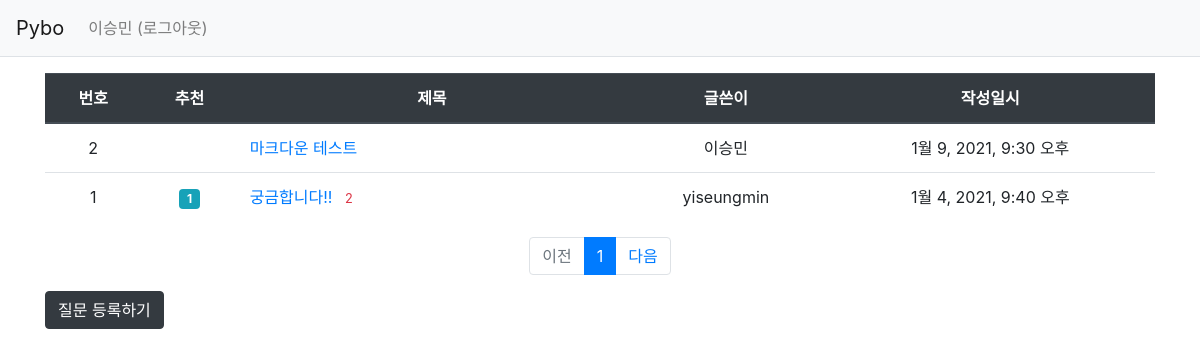
The page / (signed in) on the database its author committed.
### pybo/models.py (models this page shows, shortened)
class Question(models.Model) :
    subject = models.CharField(max_length=200)  #제목
    content = models.TextField()
    create_date = models.DateTimeField()
    author = models.ForeignKey(User, on_delete=models.CASCADE, related_name='author_question')
    modify_date = models.DateTimeField(null=True, blank=True)
    voter = models.ManyToManyField(User, related_name='voter_question')

### pybo/views/base_views.py (the view)
# urls.py: path('', base_views.index, name='index'),
def index(request) :
    page = request.GET.get('page','1') # 페이지
    question_list = Question.objects.order_by('-create_date')
    paginator = Paginator(question_list, 10) # 페이지당 10개씩 보여주기
    page_obj = paginator.get_page(page)
    context = {'question_list': page_obj}
    return render(request, 'pybo/question_list.html', context)

### pybo/templatetags/pybo_filter.py (called while the page is built)
@register.filter
def sub(value, arg) :
    return value - arg

### templates/pybo/question_list.html
{% extends 'base.html' %}
{% load pybo_filter %}
{% block content %}
    <div class="container my-3">
        <table class="table">
            <thead>
            <tr class="text-center thead-dark">
                <th>번호</th>
                <th>추천</th>
                <th style="width: 35%">제목</th>
                <th>글쓴이</th>
                <th>작성일시</th>
            </tr>
            </thead>
            <tbody>
            {%  if question_list %}
            {%  for question in question_list %}
                <tr class="text-center">
                    <td>{{ question_list.paginator.count|sub:question_list.start_index|sub:forloop.counter0|add:1 }}</td>
                    <td>
                        {% if question.voter.all.count > 0 %}
                        <span class="badge badge-info px-2 py-1">{{ question.voter.all.count }}</span>
                        {% endif %}
                    </td>
                    <td class="text-left">
                        <a href="{% url 'pybo:detail' question.id %}">{{ question.subject }}</a>
                        {% if question.answer_set.count > 0 %}
                            <span class="text-danger small ml-2">{{ question.answer_set.count }}</span>
                        {% endif %}
                    </td>
                    <td>{{ question.author.username }}</td>
                    <td>{{ question.create_date }}</td>
                </tr>
            {% endfor %}
            {% else %}
            <tr>
                <td colspan="3">질문이 없습니다.</td>
            </tr>
            {% endif %}
            </tbody>
        </table>
        <ul class="pagination justify-content-center">
            {% if question_list.has_previous %}
            <li class="page-item">
                <a class="page-link" href="?page = {{ question_list.previous_page_number }}">
                이전</a>
            </li>
            {% else %}
            <li class="page-item disabled">
                <a class="page-link" tabindex="-1" aria-disabled="true" href="#">이전</a>
            </li>
            {% endif %}
        {% for page_number in question_list.paginator.page_range %}
            {% if page_number >= question_list.number|add:-5 and page_number <= question_list.number|add:5 %}
                {% if page_number == question_list.number %}
                <li class="page-item active" aria-current="page">
                    <a class="page-link" href="?page={{ page_number }}">{{ page_number }}</a>
                </li>
                {% else %}
                <li class="page-item">
                    <a class="page-link" href="?page={{ page_number }}">{{ page_number }}</a>
                </li>
                {% endif %}
            {% endif %}
        {% endfor %}
        {% if question_list.has_next %}
        <li class="page-item">
            <a class="page-link" href="?page={{ question_list.next_page_number }}">다음</a>
        </li>
        {% else %}
        <li class="page-item">
            <a class="page-link" tabindex="-1" aria-disabled="true" href="#">다음</a>
        </li>
        {% endif %}
        </ul>
    <a href="{% url 'pybo:question_create' %}" class="btn btn-dark">질문 등록하기</a>
    </div>
{% endblock %}

### templates/navbar.html (shortened to what this page needs)
<nav class="navbar navbar-expand-lg navbar-light bg-light border-bottom">
    <a class="navbar-brand" href="{% url 'pybo:index' %}">Pybo</a>
    <div class="collapse navbar-collapse flex-grow-0" id="navbarNav">
        <ul class="navbar-nav">
            <li class="nav-item ">
                {% if user.is_authenticated %}
                    <a class="nav-link" href="{% url 'common:logout' %}">{{ user.username }} (로그아웃)</a>
                {% else %}
                    <a class="nav-link" href="{% url 'common:login' %}">로그인</a>
                {% endif %}
            </li>
        </ul>
    </div>
</nav>

### rows shown on the page
Question: paginator.count|sub "2", subject "마크다운 테스트", author.username "이승민", create_date "1월 9, 2021, 9:30 오후"
Question: paginator.count|sub "1", voter.all.count "1", subject "궁금합니다!!", answer_set.count "2", author.username "yiseungmin", create_date "1월 4, 2021, 9:40 오후"

### other values the page prints
{{ user.username }} "이승민"
{{ page_number }} "1"
